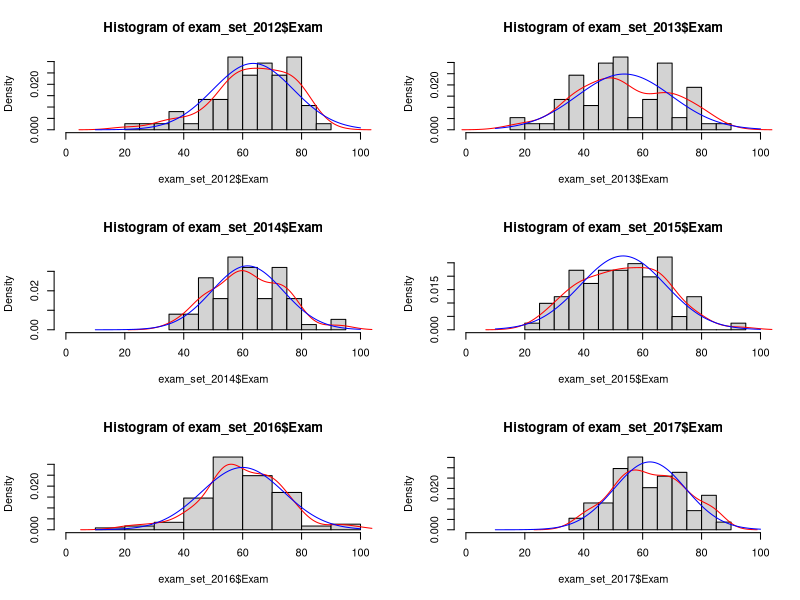
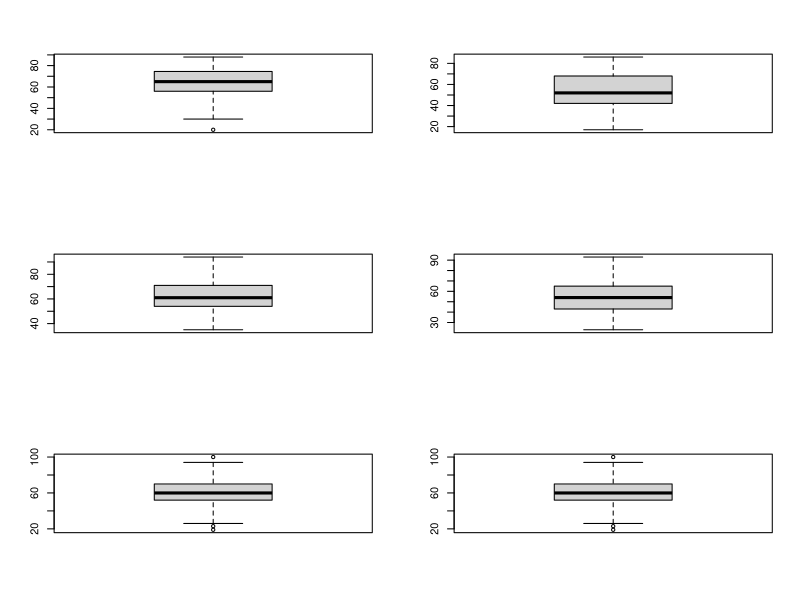
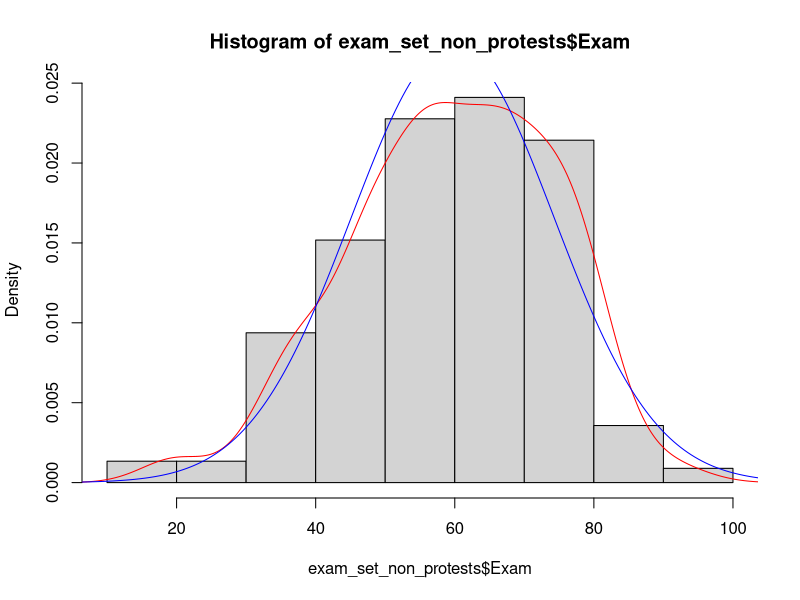
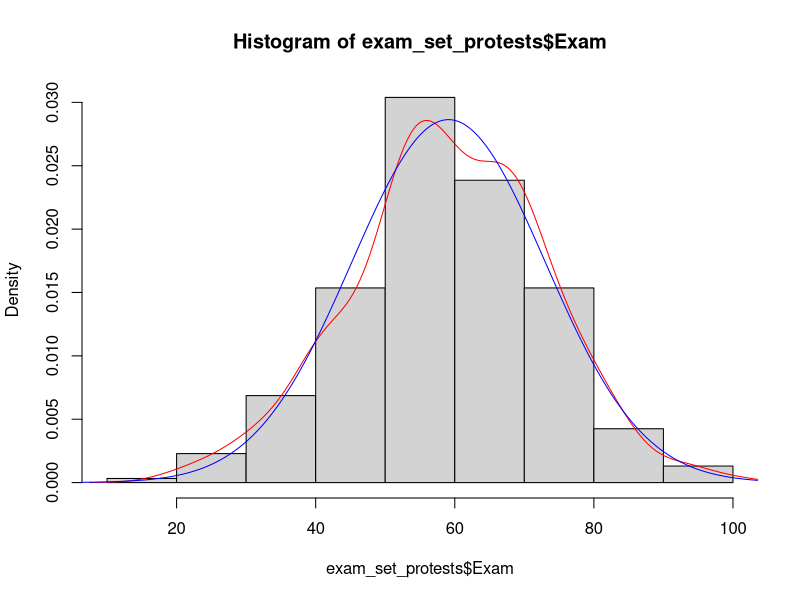
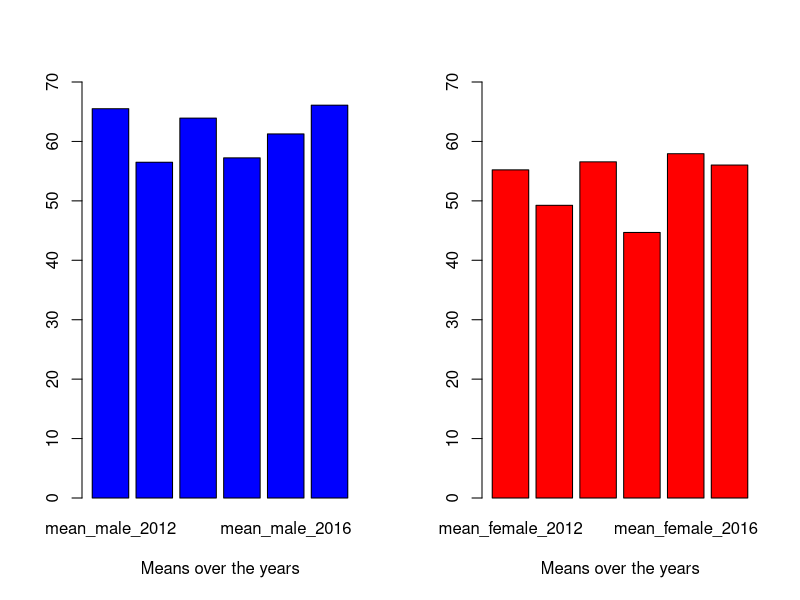
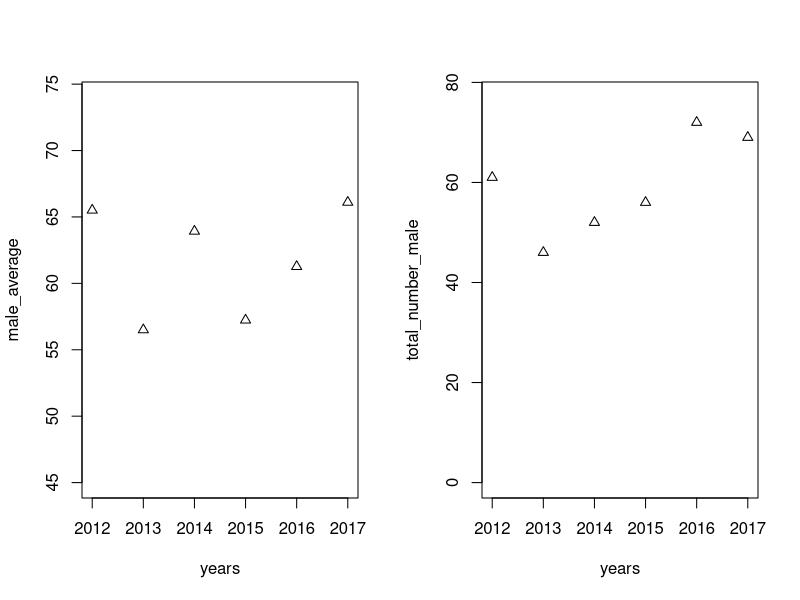
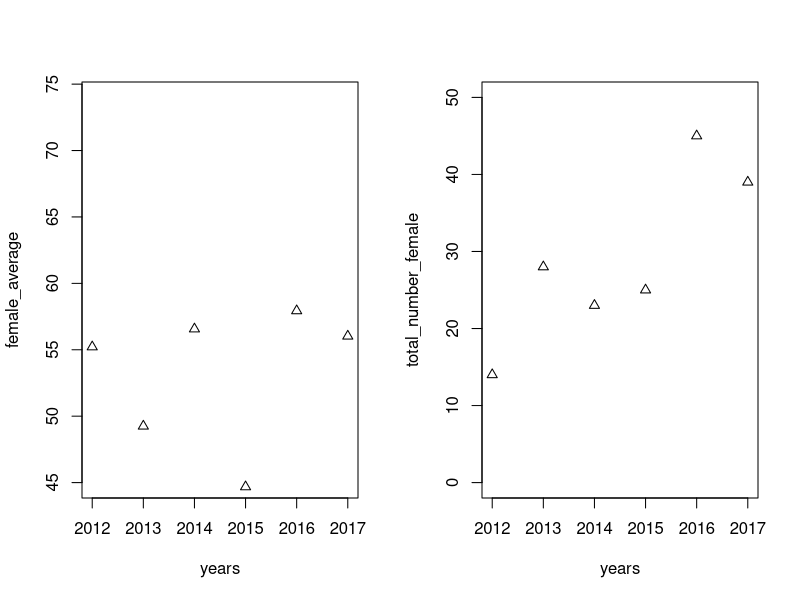
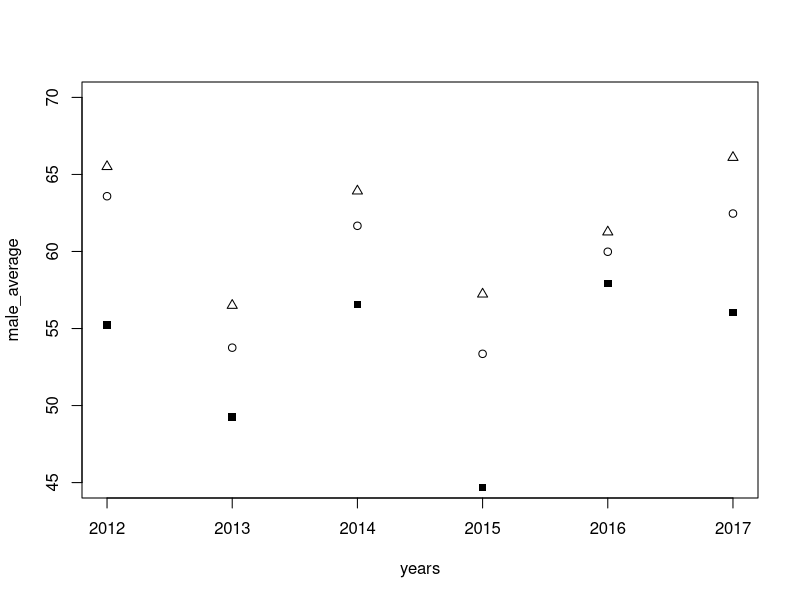

These figures' R source, in order:
rm(list = ls())

BUS2016H_data=read.csv("BUS2016H.csv", header = TRUE, sep = ";" )
attach(BUS2016H_data)

ID = BUS2016H_data[2]
exam_set = cbind(BUS2016H_data[1],BUS2016H_data[2], BUS2016H_data[4])

#creating the datasets for exam results
exam_set_2012 = exam_set[which(exam_set$RegAcadYear=="2012"),][-1]
exam_set_2013 = exam_set[which(exam_set$RegAcadYear=="2013"),][-1]
exam_set_2014 = exam_set[which(exam_set$RegAcadYear=="2014"),][-1]
exam_set_2015 = exam_set[which(exam_set$RegAcadYear=="2015"),][-1]
exam_set_2016 = exam_set[which(exam_set$RegAcadYear=="2016"),][-1]
exam_set_2017 = exam_set[which(exam_set$RegAcadYear=="2017"),][-1]

exam_set_non_protests = rbind(exam_set_2012, exam_set_2013, exam_set_2014)
exam_set_protests = rbind(exam_set_2015,exam_set_2016,exam_set_2017)

#plotting the histograms with curves fitted above it
par(mfrow=c(3,2))

hist(exam_set_2012$Exam,freq = FALSE, breaks = 10,xlim=c(0,100))
lines(density(exam_set_2012$Exam), col="red")
lines(seq(10, 100, by=.5), dnorm(seq(10, 100, by=.5),mean(exam_set_2012$Exam), sd(exam_set_2012$Exam)), col="blue")

hist(exam_set_2013$Exam,freq = FALSE, breaks = 10,xlim=c(0,100))
lines(density(exam_set_2013$Exam), col="red")
lines(seq(10, 100, by=.5), dnorm(seq(10, 100, by=.5),mean(exam_set_2013$Exam), sd(exam_set_2013$Exam)), col="blue")

hist(exam_set_2014$Exam,freq = FALSE, breaks = 10,xlim=c(0,100))
lines(density(exam_set_2014$Exam), col="red")
lines(seq(10, 100, by=.5), dnorm(seq(10, 100, by=.5),mean(exam_set_2014$Exam), sd(exam_set_2014$Exam)), col="blue")

hist(exam_set_2015$Exam,freq = FALSE, breaks = 10,xlim=c(0,100))
lines(density(exam_set_2015$Exam), col="red")
lines(seq(10, 100, by=.5), dnorm(seq(10, 100, by=.5),mean(exam_set_2015$Exam), sd(exam_set_2015$Exam)), col="blue")

hist(exam_set_2016$Exam,freq = FALSE, breaks = 10,xlim=c(0,100))
lines(density(exam_set_2016$Exam), col="red")
lines(seq(10, 100, by=.5), dnorm(seq(10, 100, by=.5),mean(exam_set_2016$Exam), sd(exam_set_2016$Exam)), col="blue")

hist(exam_set_2017$Exam,freq = FALSE, breaks = 10,xlim=c(0,100))
lines(density(exam_set_2017$Exam), col="red")
lines(seq(10, 100, by=.5), dnorm(seq(10, 100, by=.5),mean(exam_set_2017$Exam), sd(exam_set_2017$Exam)), col="blue")

boxplot(exam_set_2012$Exam)
boxplot(exam_set_2013$Exam)
boxplot(exam_set_2014$Exam)
boxplot(exam_set_2015$Exam)
boxplot(exam_set_2016$Exam)
boxplot(exam_set_2016$Exam)

par(mfrow=c(1,1))
hist(exam_set_non_protests$Exam,freq = FALSE, breaks = 10)
lines(density(exam_set_non_protests$Exam), col="red")
lines(seq(-40, 400, by=.5), dnorm(seq(-40, 400, by=.5),mean(exam_set_non_protests$Exam), sd(exam_set_non_protests$Exam)), col="blue")

hist(exam_set_protests$Exam,freq = FALSE, breaks = 10)
lines(density(exam_set_protests$Exam), col="red")
lines(seq(-40, 400, by=.5), dnorm(seq(-40, 400, by=.5),mean(exam_set_protests$Exam), sd(exam_set_protests$Exam)), col="blue")

#testing for normallity 
shapiro.test(exam_set_2012$Exam) #p is low, reject normality
ks.test((exam_set_2012$Exam - mean(exam_set_2012$Exam))/sd(exam_set_2012$Exam), 
        "pnorm") #KS says normal

shapiro.test(exam_set_2013$Exam) #p=0.24, accept normality
ks.test((exam_set_2013$Exam - mean(exam_set_2013$Exam))/sd(exam_set_2013$Exam),
        "pnorm") #p=0.6074

shapiro.test(exam_set_2014$Exam) #p=0.69, accept normality
ks.test((exam_set_2014$Exam - mean(exam_set_2014$Exam))/sd(exam_set_2014$Exam), 
        "pnorm") #p=0.9143

shapiro.test(exam_set_2015$Exam) 
ks.test((exam_set_2015$Exam - mean(exam_set_2015$Exam))/sd(exam_set_2015$Exam), 
        "pnorm")

shapiro.test(exam_set_2016$Exam)
ks.test((exam_set_2016$Exam - mean(exam_set_2016$Exam))/sd(exam_set_2016$Exam), "pnorm")

shapiro.test(exam_set_2017$Exam)
ks.test((exam_set_2017$Exam - mean(exam_set_2017$Exam))/sd(exam_set_2017$Exam), "pnorm")

shapiro.test(exam_set_non_protests$Exam)
ks.test((exam_set_non_protests$Exam - mean(exam_set_non_protests$Exam))/sd(exam_set_non_protests$Exam), "pnorm")

shapiro.test(exam_set_protests$Exam)
ks.test((exam_set_protests$Exam - mean(exam_set_protests$Exam))/sd(exam_set_protests$Exam), "pnorm")
#f the p-value is greater than the chosen alpha level, 
#then the null hypothesis that the data came from a normally distributed population can not be rejected
#seems that all are normally dbn except 2012 (and the protest data)

#comparing exam results of different years

#finding the means and sd
mean2012 = mean(exam_set_2012$Exam)
mean2013 = mean(exam_set_2013$Exam)
mean2014 = mean(exam_set_2014$Exam)
mean2015 = mean(exam_set_2015$Exam)
mean2016 = mean(exam_set_2016$Exam)
mean2017 = mean(exam_set_2017$Exam)
mean_non_protests = mean(exam_set_non_protests$Exam)
mean_protests = mean(exam_set_protests$Exam)

sd2012 = sd(exam_set_2012$Exam)
sd2013 = sd(exam_set_2013$Exam)
sd2014 = sd(exam_set_2014$Exam)
sd2015 = sd(exam_set_2015$Exam)
sd2016 = sd(exam_set_2016$Exam)
sd2017 = sd(exam_set_2017$Exam)
sd_non_protests =  sd(exam_set_non_protests$Exam)
sd_protests =  sd(exam_set_protests$Exam)

n1=length(exam_set_protests$Exam)-1 #these are the length less one
n2=length(exam_set_non_protests$Exam)-1

#######
#need to do non-parametic since non-protest is not normally dist
F_non_protests_to_protests = (sd_protests^2)/(sd_non_protests^2)
F_test_stat_.1 =  qf(.95, df1=n1, df2=n2)
F_test_stat_.05 =  qf(.975, df1=n1, df2=n2)
F_test_stat_.01 =  qf(.995, df1=n1, df2=n2) #we can see that same variance at the 5% level but not at the 10%

pulled_var = ((n1*sd_protests^2)+(n2*sd_non_protests^2))/(n1+n2)
pulled_sd = sqrt(pulled_var)
t_stat = (mean_non_protests-mean_protests)/(pulled_sd*sqrt((1/n1) + (1/n2)))
T_test_stat_.1 = qt(0.95, df= n1+n2)
T_test_stat_.05 = qt(0.975, df= n1+n2)
T_test_stat_.01 = qt(0.995, df= n1+n2) #there is no difference between the overall marks from protest years to non-protest years F and T tests, but data is not normal
#######

exam_set2 = cbind(BUS2016H_data[1],BUS2016H_data[2], BUS2016H_data[4],BUS2016H_data[5] ,BUS2016H_data[9], BUS2016H_data[11], BUS2016H_data[12], BUS2016H_data[14])

##### creating the datasets for exam results for gender devision
exam_set2_2012 = exam_set2[which(exam_set2$RegAcadYear=="2012"),][-1][-1]
exam_set2_2013 = exam_set2[which(exam_set2$RegAcadYear=="2013"),][-1][-1]
exam_set2_2014 = exam_set2[which(exam_set2$RegAcadYear=="2014"),][-1][-1]
exam_set2_2015 = exam_set2[which(exam_set2$RegAcadYear=="2015"),][-1][-1]
exam_set2_2016 = exam_set2[which(exam_set2$RegAcadYear=="2016"),][-1][-1]
exam_set2_2017 = exam_set2[which(exam_set2$RegAcadYear=="2017"),][-1][-1]
#####

#finding the means
mean_male_2012 = mean(exam_set2_2012[which(exam_set2_2012$Gender =="M"),1])
mean_female_2012 = mean(exam_set2_2012[which(exam_set2_2012$Gender =="F"),1])
number_male_2012 = length(exam_set2_2012[which(exam_set2_2012$Gender=="M"),1])
number_female_2012 = length(exam_set2_2012[which(exam_set2_2012$Gender=="F"),1])
average_gender_2012 = cbind(mean_male_2012,mean_female_2012)

mean_male_2013 = mean(exam_set2_2013[which(exam_set2_2013$Gender =="M"),1])
mean_female_2013 = mean(exam_set2_2013[which(exam_set2_2013$Gender =="F"),1])
number_male_2013 = length(exam_set2_2013[which(exam_set2_2013$Gender=="M"),1])
number_female_2013 = length(exam_set2_2013[which(exam_set2_2013$Gender=="F"),1])
average_gender_2013 = cbind(mean_male_2013,mean_female_2013)

mean_male_2014 = mean(exam_set2_2014[which(exam_set2_2014$Gender =="M"),1])
mean_female_2014 = mean(exam_set2_2014[which(exam_set2_2014$Gender =="F"),1])
number_male_2014 = length(exam_set2_2014[which(exam_set2_2014$Gender=="M"),1])
number_female_2014 = length(exam_set2_2014[which(exam_set2_2014$Gender=="F"),1])
average_gender_2014 = cbind(mean_male_2014,mean_female_2014)

mean_male_2015 = mean(exam_set2_2015[which(exam_set2_2015$Gender =="M"),1])
mean_female_2015 = mean(exam_set2_2015[which(exam_set2_2015$Gender =="F"),1])
number_male_2015 = length(exam_set2_2015[which(exam_set2_2015$Gender=="M"),1])
number_female_2015 = length(exam_set2_2015[which(exam_set2_2015$Gender=="F"),1])
average_gender_2015 = cbind(mean_male_2015,mean_female_2015)

mean_male_2016 = mean(exam_set2_2016[which(exam_set2_2016$Gender =="M"),1])
mean_female_2016 = mean(exam_set2_2016[which(exam_set2_2016$Gender =="F"),1])
number_male_2016 = length(exam_set2_2016[which(exam_set2_2016$Gender=="M"),1])
number_female_2016 = length(exam_set2_2016[which(exam_set2_2016$Gender=="F"),1])
average_gender_2016 = cbind(mean_male_2016,mean_female_2016)

mean_male_2017 = mean(exam_set2_2017[which(exam_set2_2017$Gender =="M"),1])
mean_female_2017 = mean(exam_set2_2017[which(exam_set2_2017$Gender =="F"),1])
number_male_2017 = length(exam_set2_2017[which(exam_set2_2017$Gender=="M"),1])
number_female_2017 = length(exam_set2_2017[which(exam_set2_2017$Gender=="F"),1])
average_gender_2017 = cbind(mean_male_2017,mean_female_2017)

total_average = c(mean(exam_set2_2012$Exam),mean(exam_set2_2013$Exam),mean(exam_set2_2014$Exam),mean(exam_set2_2015$Exam),mean(exam_set2_2016$Exam),mean(exam_set2_2017$Exam))
male_average=c(mean_male_2012,mean_male_2013,mean_male_2014,mean_male_2015,mean_male_2016,mean_male_2017)
female_average=c(mean_female_2012,mean_female_2013,mean_female_2014,mean_female_2015,mean_female_2016,mean_female_2017)
total_number_male = c(number_male_2012,number_male_2013,number_male_2014,number_male_2015,number_male_2016,number_male_2017)
total_number_female = c(number_female_2012,number_female_2013,number_female_2014,number_female_2015,number_female_2016,number_female_2017)
years=c(2012,2013,2014,2015,2016,2017)

#plotting
par(mfrow=c(1,2))
barplot(cbind(mean_male_2012,mean_male_2013,mean_male_2014,mean_male_2015,mean_male_2016,mean_male_2017),width = 0.2,ylim = c(0,70),col = c("blue","red"), xlab = "Means over the years")
barplot(cbind(mean_female_2012,mean_female_2013,mean_female_2014,mean_female_2015,mean_female_2016,mean_female_2017),width = 0.2,ylim = c(0,70),col = c("red"), xlab = "Means over the years")

plot(male_average~years, type = "p",pch=2,ylim=c(45,74))
plot(total_number_male~years, type = "p",pch=2, ylim=c(0,max(total_number_male)+5))
plot(female_average~years, type = "p",pch=2,ylim=c(45,74))
plot(total_number_female~years, type = "p",pch=2, ylim=c(0,max(total_number_female)+5))

par(mfrow=c(1,1))
plot(male_average~years,type = "p",pch=2,ylim=c(45,70))
points(female_average~years,pch=15)
points(total_average~years)

#testing differences
male_marks_non_protests = c(exam_set2_2012[which(exam_set2_2012$Gender =="M"),1] ,exam_set2_2013[which(exam_set2_2013$Gender =="M"),1],exam_set2_2014[which(exam_set2_2014$Gender =="M"),1])
female_marks_non_protests = c(exam_set2_2012[which(exam_set2_2012$Gender =="F"),1] ,exam_set2_2013[which(exam_set2_2013$Gender =="F"),1],exam_set2_2014[which(exam_set2_2014$Gender =="F"),1])
male_marks_protests = c(exam_set2_2015[which(exam_set2_2015$Gender =="M"),1],exam_set2_2016[which(exam_set2_2016$Gender =="M"),1] ,exam_set2_2017[which(exam_set2_2017$Gender =="M"),1] )
female_marks_protests = c(exam_set2_2015[which(exam_set2_2015$Gender =="F"),1],exam_set2_2016[which(exam_set2_2016$Gender =="F"),1] ,exam_set2_2017[which(exam_set2_2017$Gender =="F"),1] )

par(mfrow=c(1,2))
hist(male_marks_non_protests,freq = FALSE, breaks = 10)
lines(density(male_marks_non_protests), col="red")
lines(seq(-40, 400, by=.5), dnorm(seq(-40, 400, by=.5),mean(male_marks_non_protests), sd(male_marks_non_protests)), col="blue")
shapiro.test(male_marks_non_protests)
ks.test((male_marks_non_protests - mean(male_marks_non_protests))/sd(male_marks_non_protests), "pnorm")

hist(male_marks_protests,freq = FALSE, breaks = 10)
lines(density(male_marks_protests), col="red")
lines(seq(-40, 400, by=.5), dnorm(seq(-40, 400, by=.5),mean(male_marks_protests), sd(male_marks_protests)), col="blue")
shapiro.test(male_marks_protests)
ks.test((male_marks_protests - mean(male_marks_protests))/sd(male_marks_protests), "pnorm")

hist(female_marks_non_protests,freq = FALSE, breaks = 10)
lines(density(female_marks_non_protests), col="red")
lines(seq(-40, 400, by=.5), dnorm(seq(-40, 400, by=.5),mean(female_marks_non_protests), sd(female_marks_non_protests)), col="blue")
shapiro.test(female_marks_non_protests)
ks.test((female_marks_non_protests - mean(female_marks_non_protests))/sd(female_marks_non_protests), "pnorm")

hist(female_marks_protests,freq = FALSE, breaks = 10)
lines(density(female_marks_protests), col="red")
lines(seq(-40, 400, by=.5), dnorm(seq(-40, 400, by=.5),mean(female_marks_protests), sd(female_marks_protests)), col="blue")
shapiro.test(female_marks_protests)
ks.test((female_marks_protests - mean(female_marks_protests))/sd(female_marks_protests), "pnorm")

male_mean_non_protests = mean(male_marks_non_protests)
male_mean_protests = mean(male_marks_protests)
female_mean_non_protests = mean(female_marks_non_protests)
female_mean_protests = mean(female_marks_protests)

male_sd_non_protests = sd(male_marks_non_protests)
male_sd_protests = sd(male_marks_protests)
female_sd_non_protests = sd(female_marks_non_protests)
female_sd_protests = sd(female_marks_protests)

#####
#Cannot conduct male mean test since non protest years are not normal dist
#male test

n1=length(male_marks_non_protests)-1
n2=length(male_marks_protests)-1

F_non_protests_to_protests = (male_sd_non_protests^2)/(male_sd_protests^2)
F_test_stat_.1 =  qf(.95, df1=n1, df2=n2)
F_test_stat_.05 =  qf(.975, df1=n1, df2=n2)
F_test_stat_.01 =  qf(.995, df1=n1, df2=n2) #we cannot say they have the same variance

#t_stat = (male_mean_non_protests-male_mean_protests)/(sqrt((male_sd_non_protests^2/n1) + (male_sd_protests^2/n2)))
#n = (((male_sd_non_protests^2/(n1+1))+(male_sd_protests^2/(n2+1)))^2)/((((male_sd_non_protests^2/(n1+1))^2)/(n1+2))+(((male_sd_protests^2/(n2+1))^2)/(n2+2))) - 2

pulled_var = ((n1*male_sd_non_protests^2)+(n2*male_sd_protests^2))/(n1+n2)
pulled_sd = sqrt(pulled_var)
t_stat = (male_mean_non_protests-male_mean_protests)/(pulled_sd*sqrt((1/n1) + (1/n2)))
T_test_stat_.1 = qt(0.95, df= n1+n2)
T_test_stat_.05 = qt(0.975, df= n1+n2)
T_test_stat_.01 = qt(0.995, df= n1+n2) #no difference male test
#####
#female test

n1=length(female_marks_protests)-1
n2=length(female_marks_non_protests)-1

F_non_protests_to_protests = (female_sd_protests^2)/(female_sd_non_protests^2)
F_test_stat_.1 =  qf(.95, df1=n1, df2=n2)
F_test_stat_.05 =  qf(.975, df1=n1, df2=n2)
F_test_stat_.01 =  qf(.995, df1=n1, df2=n2) #we can say same variacne

pulled_var = ((n1*female_sd_protests^2)+(n2*female_sd_non_protests^2))/(n1+n2)
pulled_sd = sqrt(pulled_var)
t_stat = (female_mean_protests-female_mean_non_protests)/(pulled_sd*sqrt((1/n1) + (1/n2)))
T_test_stat_.1 = qt(0.95, df= n1+n2)
T_test_stat_.05 = qt(0.975, df= n1+n2)
T_test_stat_.01 = qt(0.995, df= n1+n2) #no differnce in means

#no change in mark for gender

#colour devisions:

mean_black_2012 = mean(exam_set2_2012[which(exam_set2_2012$Population.Group =="Black"),1])
number_black_2012 = length(exam_set2_2012[which(exam_set2_2012$Population.Group =="Black"),1])
mean_chinese_2012 = mean(exam_set2_2012[which(exam_set2_2012$Population.Group =="Chinese"),1])
number_chinese_2012 = length(exam_set2_2012[which(exam_set2_2012$Population.Group =="Chinese"),1])
mean_coloured_2012 = mean(exam_set2_2012[which(exam_set2_2012$Population.Group =="Coloured"),1])
number_coloured_2012 = length(exam_set2_2012[which(exam_set2_2012$Population.Group =="Coloured"),1])
mean_indian_2012 = mean(exam_set2_2012[which(exam_set2_2012$Population.Group =="Indian"),1])
number_indian_2012 = length(exam_set2_2012[which(exam_set2_2012$Population.Group =="Indian"),1])
mean_white_2012 = mean(exam_set2_2012[which(exam_set2_2012$Population.Group =="White"),1])
number_white_2012 = length(exam_set2_2012[which(exam_set2_2012$Population.Group =="White"),1])

mean_black_2013 = mean(exam_set2_2013[which(exam_set2_2013$Population.Group =="Black"),1])
number_black_2013 = length(exam_set2_2013[which(exam_set2_2013$Population.Group =="Black"),1])
mean_chinese_2013 = mean(exam_set2_2013[which(exam_set2_2013$Population.Group =="Chinese"),1])
number_chinese_2013 = length(exam_set2_2013[which(exam_set2_2013$Population.Group =="Chinese"),1])
mean_coloured_2013 = mean(exam_set2_2013[which(exam_set2_2013$Population.Group =="Coloured"),1])
number_coloured_2013 = length(exam_set2_2013[which(exam_set2_2013$Population.Group =="Coloured"),1])
mean_indian_2013 = mean(exam_set2_2013[which(exam_set2_2013$Population.Group =="Indian"),1])
number_indian_2013 = length(exam_set2_2012[which(exam_set2_2012$Population.Group =="Indian"),1])
mean_white_2013 = mean(exam_set2_2013[which(exam_set2_2013$Population.Group =="White"),1])
number_white_2013 = length(exam_set2_2012[which(exam_set2_2012$Population.Group =="White"),1])

mean_black_2014 = mean(exam_set2_2014[which(exam_set2_2014$Population.Group =="Black"),1])
number_black_2014 = length(exam_set2_2014[which(exam_set2_2014$Population.Group =="Black"),1])
mean_chinese_2014 = mean(exam_set2_2014[which(exam_set2_2014$Population.Group =="Chinese"),1])
number_chinese_2014 = length(exam_set2_2014[which(exam_set2_2014$Population.Group =="Chinese"),1])
mean_coloured_2014 = mean(exam_set2_2014[which(exam_set2_2014$Population.Group =="Coloured"),1])
number_coloured_2014 = length(exam_set2_2014[which(exam_set2_2014$Population.Group =="Coloured"),1])
mean_indian_2014 = mean(exam_set2_2014[which(exam_set2_2014$Population.Group =="Indian"),1])
number_indian_2014 = length(exam_set2_2014[which(exam_set2_2014$Population.Group =="Indian"),1])
mean_white_2014 = mean(exam_set2_2014[which(exam_set2_2014$Population.Group =="White"),1])
number_white_2014 = length(exam_set2_2014[which(exam_set2_2014$Population.Group =="White"),1])

mean_black_2015 = mean(exam_set2_2015[which(exam_set2_2015$Population.Group =="Black"),1])
number_black_2015 = length(exam_set2_2015[which(exam_set2_2015$Population.Group =="Black"),1])
mean_chinese_2015 = mean(exam_set2_2015[which(exam_set2_2015$Population.Group =="Chinese"),1])
number_chinese_2015 = length(exam_set2_2015[which(exam_set2_2015$Population.Group =="Chinese"),1])
mean_coloured_2015 = mean(exam_set2_2015[which(exam_set2_2015$Population.Group =="Coloured"),1])
number_coloured_2015 = length(exam_set2_2015[which(exam_set2_2015$Population.Group =="Coloured"),1])
mean_indian_2015 = mean(exam_set2_2015[which(exam_set2_2015$Population.Group =="Indian"),1])
number_indian_2015 = length(exam_set2_2015[which(exam_set2_2015$Population.Group =="Indian"),1])
mean_white_2015 = mean(exam_set2_2015[which(exam_set2_2015$Population.Group =="White"),1])
number_white_2015 = length(exam_set2_2015[which(exam_set2_2015$Population.Group =="White"),1])

mean_black_2016 = mean(exam_set2_2016[which(exam_set2_2016$Population.Group =="Black"),1])
number_black_2016 = length(exam_set2_2016[which(exam_set2_2016$Population.Group =="Black"),1])
mean_chinese_2016 = mean(exam_set2_2016[which(exam_set2_2016$Population.Group =="Chinese"),1])
number_chinese_2016 = length(exam_set2_2016[which(exam_set2_2016$Population.Group =="Chinese"),1])
mean_coloured_2016 = mean(exam_set2_2016[which(exam_set2_2016$Population.Group =="Coloured"),1])
number_coloured_2016 = length(exam_set2_2016[which(exam_set2_2016$Population.Group =="Coloured"),1])
mean_indian_2016 = mean(exam_set2_2016[which(exam_set2_2016$Population.Group =="Indian"),1])
number_indian_2016 = length(exam_set2_2016[which(exam_set2_2016$Population.Group =="Indian"),1])
mean_white_2016 = mean(exam_set2_2016[which(exam_set2_2016$Population.Group =="White"),1])
number_white_2016 = length(exam_set2_2016[which(exam_set2_2016$Population.Group =="White"),1])

mean_black_2017 = mean(exam_set2_2017[which(exam_set2_2017$Population.Group =="Black"),1])
number_black_2017 = length(exam_set2_2017[which(exam_set2_2017$Population.Group =="Black"),1])
mean_chinese_2017 = mean(exam_set2_2017[which(exam_set2_2017$Population.Group =="Chinese"),1])
number_chinese_2017 = length(exam_set2_2017[which(exam_set2_2017$Population.Group =="Chinese"),1])
mean_coloured_2017 = mean(exam_set2_2017[which(exam_set2_2017$Population.Group =="Coloured"),1])
number_coloured_2017 = length(exam_set2_2017[which(exam_set2_2017$Population.Group =="Coloured"),1])
mean_indian_2017 = mean(exam_set2_2017[which(exam_set2_2017$Population.Group =="Indian"),1])
number_indian_2017 = length(exam_set2_2017[which(exam_set2_2017$Population.Group =="Indian"),1])
mean_white_2017 = mean(exam_set2_2017[which(exam_set2_2017$Population.Group =="White"),1])
number_white_2017 = length(exam_set2_2017[which(exam_set2_2017$Population.Group =="White"),1])

black_average=c(mean_black_2012,mean_black_2013,mean_black_2014,mean_black_2015,mean_black_2016,mean_black_2017)
chinese_average=c(mean_chinese_2012,mean_chinese_2013,mean_chinese_2014,mean_chinese_2015,mean_chinese_2016,mean_chinese_2017)
coloured_average=c(mean_coloured_2012,mean_coloured_2013,mean_coloured_2014,mean_coloured_2015,mean_coloured_2016,mean_coloured_2017)
indian_average = c(mean_indian_2012,mean_indian_2013,mean_indian_2014,mean_indian_2015,mean_indian_2016,mean_indian_2017)
white_average = c(mean_white_2012,mean_white_2013,mean_white_2014,mean_white_2015,mean_white_2016,mean_white_2017)

black_number = c(number_black_2012,number_black_2013,number_black_2014,number_black_2015,number_black_2016,number_black_2017)
chinese_number = c(number_chinese_2012,number_chinese_2013,number_chinese_2014,number_chinese_2015,number_chinese_2016,number_chinese_2017)
coloured_number = c(number_coloured_2012,number_coloured_2013, number_coloured_2014, number_coloured_2015,number_coloured_2016,number_coloured_2017)
indian_number = c(number_indian_2012,number_indian_2013,number_indian_2014,number_indian_2015,number_indian_2016,number_indian_2017)
white_number = c(number_white_2012,number_white_2013,number_white_2014,number_white_2015,number_white_2016,number_white_2017)

years=c(2012,2013,2014,2015,2016,2017)
par(mfrow=c(1,2))
plot(black_average~years,type = "p",pch=2,ylim=c(45,74))
plot(black_number~years,type = "p",pch=2, ylim=c(0,max(black_number)+5))
plot(chinese_average~years,type = "p",pch=2,ylim=c(45,74))
plot(chinese_number~years,type = "p",pch=2, ylim=c(0,max(chinese_number)+5))
plot(coloured_average~years,type = "p",pch=2,ylim=c(45,74))
plot(coloured_number~years,type = "p",pch=2, ylim=c(0,max(coloured_number)+5))
plot(indian_average~years,type = "p",pch=2,ylim=c(45,74))
plot(indian_number~years,type = "p",pch=2, ylim=c(0,max(indian_number)+5))
plot(white_average~years,type = "p",pch=2,ylim=c(45,74))
plot(white_number~years,type = "p",pch=2 , ylim=c(0,max(white_number)+5))

par(mfrow=c(1,1))
plot(black_average~years,type = "p",pch=1,ylim=c(45,74))
points(indian_average~years,pch=4,col="green")
points(white_average~years,pch=5,col="purple")

white_non_protests = c(exam_set2_2012[which(exam_set2_2012$Population.Group =="White"),1],exam_set2_2013[which(exam_set2_2013$Population.Group =="White"),1],exam_set2_2014[which(exam_set2_2014$Population.Group =="White"),1])
white_protests = c(exam_set2_2015[which(exam_set2_2015$Population.Group =="White"),1],exam_set2_2016[which(exam_set2_2016$Population.Group =="White"),1],exam_set2_2017[which(exam_set2_2017$Population.Group =="White"),1])
black_non_protests = c(exam_set2_2012[which(exam_set2_2012$Population.Group =="Black"),1],exam_set2_2013[which(exam_set2_2013$Population.Group =="Black"),1],exam_set2_2014[which(exam_set2_2014$Population.Group =="Black"),1])
black_protests = c(exam_set2_2015[which(exam_set2_2015$Population.Group =="Black"),1],exam_set2_2016[which(exam_set2_2016$Population.Group =="Black"),1],exam_set2_2017[which(exam_set2_2017$Population.Group =="Black"),1])
indian_non_protests = c(exam_set2_2012[which(exam_set2_2012$Population.Group =="Indian"),1],exam_set2_2013[which(exam_set2_2013$Population.Group =="Indian"),1],exam_set2_2014[which(exam_set2_2014$Population.Group =="Indian"),1])
indian_protests = c(exam_set2_2015[which(exam_set2_2015$Population.Group =="Indian"),1],exam_set2_2016[which(exam_set2_2016$Population.Group =="Indian"),1],exam_set2_2017[which(exam_set2_2017$Population.Group =="Indian"),1])

mean_white_non_protests = mean(white_non_protests)
mean_white_protest = mean(white_protests)
mean_black_non_protests = mean(black_non_protests)
mean_black_protest = mean(black_protests)
mean_indian_non_protests = mean(indian_non_protests)
mean_indian_protest = mean(indian_protests)

protests_status = c("protest","non_protest")
xx=barplot(cbind(mean_white_non_protests,mean_white_protest),ylim = c(0,70),names.arg = c("Mean white no protests","Mean white protests"))
text(x = xx, y = cbind(mean_white_non_protests,mean_white_protest),labels = round(cbind(mean_white_non_protests,mean_white_protest),4), pos = 3, cex = 0.8, col = "red")

xx=barplot(cbind(mean_black_non_protests,mean_black_protest),ylim = c(0,70),names.arg = c("Mean black no protests","Mean black protests"))
text(x = xx, y = cbind(mean_black_non_protests,mean_black_protest),labels = round(cbind(mean_black_non_protests,mean_black_protest),4), pos = 3, cex = 0.8, col = "red")

xx=barplot(cbind(mean_indian_non_protests,mean_indian_protest),ylim = c(0,70),names.arg = c("Mean indian no protests","Mean indian protests"))
text(x = xx, y = cbind(mean_indian_non_protests,mean_indian_protest),labels = round(cbind(mean_indian_non_protests,mean_indian_protest),4), pos = 3, cex = 0.8, col = "red")

hist(black_non_protests,freq = FALSE, breaks = 10)
lines(density(black_non_protests), col="red")
lines(seq(-40, 400, by=.5), dnorm(seq(-40, 400, by=.5),mean(black_non_protests), sd(black_non_protests)), col="blue")
shapiro.test(black_non_protests)
ks.test((black_non_protests - mean(black_non_protests))/sd(black_non_protests), "pnorm")

hist(black_protests,freq = FALSE, breaks = 10)
lines(density(black_protests), col="red")
lines(seq(-40, 400, by=.5), dnorm(seq(-40, 400, by=.5),mean(black_protests), sd(black_protests)), col="blue")
shapiro.test(black_protests)
ks.test((black_protests - mean(black_protests))/sd(black_protests), "pnorm")

sd_black_non_protests = sd(black_non_protests)
sd_black_protests = sd(black_protests)

n1=length(black_non_protests)-1
n2=length(black_protests)-1

F_non_protests_to_protests = (sd_black_non_protests^2)/(sd_black_protests^2)
F_test_stat_.1 =  qf(.95, df1=n1, df2=n2)
F_test_stat_.05 =  qf(.975, df1=n1, df2=n2)
F_test_stat_.01 =  qf(.995, df1=n1, df2=n2) #we can say same variacne

pulled_var = ((n1*sd_black_non_protests ^2)+(n2*sd_black_protests^2))/(n1+n2)
pulled_sd = sqrt(pulled_var)
t_stat = (mean_black_non_protests-mean_black_protest)/(pulled_sd*sqrt((1/n1) + (1/n2)))
T_test_stat_.1 = qt(0.95, df= n1+n2)
T_test_stat_.05 = qt(0.975, df= n1+n2)
T_test_stat_.01 = qt(0.995, df= n1+n2) #no differnce in means

#creating database for exemption createria 
exemption_set = cbind(BUS2016H_data[1],BUS2016H_data[2], BUS2016H_data[6])

exemption_set_2012 = exemption_set[which(exemption_set$RegAcadYear=="2012"),][-1]
exemption_set_2013 = exemption_set[which(exemption_set$RegAcadYear=="2013"),][-1]
exemption_set_2014 = exemption_set[which(exemption_set$RegAcadYear=="2014"),][-1]
exemption_set_2015 = exemption_set[which(exemption_set$RegAcadYear=="2015"),][-1]
exemption_set_2016 = exemption_set[which(exemption_set$RegAcadYear=="2016"),][-1]
exemption_set_2017 = exemption_set[which(exemption_set$RegAcadYear=="2017"),][-1]

number_exemption_2012 = length(which(exemption_set_2012 == "E"))
number_exemption_2013 = length(which(exemption_set_2013 == "E"))
number_exemption_2014 = length(which(exemption_set_2014 == "E"))
number_exemption_2015 = length(which(exemption_set_2015 == "E"))
number_exemption_2016 = length(which(exemption_set_2016 == "E"))
number_exemption_2017 = length(which(exemption_set_2017 == "E"))

obs_exemption_2012 = nrow(exemption_set_2012)
obs_exemption_2013 = nrow(exemption_set_2013)
obs_exemption_2014 = nrow(exemption_set_2014)
obs_exemption_2015 = nrow(exemption_set_2015)
obs_exemption_2016 = nrow(exemption_set_2016)
obs_exemption_2017 = nrow(exemption_set_2017)

prop_exemption_2012 = number_exemption_2012/obs_exemption_2012
prop_exemption_2013 = number_exemption_2013/obs_exemption_2013
prop_exemption_2014 = number_exemption_2014/obs_exemption_2014
prop_exemption_2015 = number_exemption_2015/obs_exemption_2015
prop_exemption_2016 = number_exemption_2016/obs_exemption_2016
prop_exemption_2017 = number_exemption_2017/obs_exemption_2017

#plotting exemption graphs
year = cbind(2012,2013,2014,2015,2016,2017)
total_number_exemptions = cbind(number_exemption_2012,number_exemption_2013,number_exemption_2014,number_exemption_2015,number_exemption_2016,number_exemption_2017)

total_prop_exemptions = cbind(prop_exemption_2012,prop_exemption_2013,prop_exemption_2014,prop_exemption_2015,prop_exemption_2016,prop_exemption_2017)

par(mfrow=c(1,2))
plot(year, total_number_exemptions, type = "h", ylim=c(0, 50))
plot(year, total_prop_exemptions, type = "h", ylim=c(0, .8))

par(mfrow=c(1,1))
prop_protest_years = (number_exemption_2016+number_exemption_2017+number_exemption_2015)/(obs_exemption_2016+obs_exemption_2017+obs_exemption_2015)
prop_non_portest_years = (number_exemption_2012+number_exemption_2013+number_exemption_2014)/(obs_exemption_2012+obs_exemption_2013+obs_exemption_2014)
y=c(prop_protest_years,prop_non_portest_years)
xx=barplot(as.numeric(y),ylim = c(0,0.6),names.arg = c("Protest years","No Protest years"),axisnames = TRUE )
text(x = xx, y = y,labels = round(y,4), pos = 3, cex = 0.8, col = "red")

pulled_prop = (number_exemption_2016+number_exemption_2017+number_exemption_2015+number_exemption_2012+number_exemption_2013+number_exemption_2014)/(obs_exemption_2012+obs_exemption_2013+obs_exemption_2014+obs_exemption_2016+obs_exemption_2017+obs_exemption_2015)
n1=(obs_exemption_2012+obs_exemption_2013+obs_exemption_2014)^(-1)
n2= (obs_exemption_2016+obs_exemption_2017+obs_exemption_2015)^(-1)
x = sqrt(pulled_prop*(1-pulled_prop)*(n1+n2))
test_stat = (prop_non_portest_years-prop_protest_years)/(x) #thus no strong evedience to reject h0

exemption_set2 = cbind(BUS2016H_data[1],BUS2016H_data[2], BUS2016H_data[6],BUS2016H_data[9], BUS2016H_data[11], BUS2016H_data[12], BUS2016H_data[14])

#creating the datasets for exemption division stages
exemption_set2_2012 = exemption_set2[which(exemption_set2$RegAcadYear=="2012"),][-1][-1]
exemption_set2_2013 = exemption_set2[which(exemption_set2$RegAcadYear=="2013"),][-1][-1]
exemption_set2_2014 = exemption_set2[which(exemption_set2$RegAcadYear=="2014"),][-1][-1]
exemption_set2_2015 = exemption_set2[which(exemption_set2$RegAcadYear=="2015"),][-1][-1]
exemption_set2_2016 = exemption_set2[which(exemption_set2$RegAcadYear=="2016"),][-1][-1]
exemption_set2_2017 = exemption_set2[which(exemption_set2$RegAcadYear=="2017"),][-1][-1]

exemption_set2_2012 = exemption_set2_2012[which(exemption_set2_2012$Exemption=="E"),]
exemption_set2_2013 = exemption_set2_2013[which(exemption_set2_2013$Exemption=="E"),]
exemption_set2_2014 = exemption_set2_2014[which(exemption_set2_2014$Exemption=="E"),]
exemption_set2_2015 = exemption_set2_2015[which(exemption_set2_2015$Exemption=="E"),]
exemption_set2_2016 = exemption_set2_2016[which(exemption_set2_2016$Exemption=="E"),]
exemption_set2_2017 = exemption_set2_2017[which(exemption_set2_2017$Exemption=="E"),]

#finding the numbers
number_exemption_2012_male = length(exemption_set2_2012[which(exemption_set2_2012$Gender == "M"),1])
number_exemption_2012_female = length(exemption_set2_2012[which(exemption_set2_2012$Gender == "F"),1])
number_exemption_2012_black = length(exemption_set2_2012[which(exemption_set2_2012$Population.Group == "Black"),1])
number_exemption_2012_indian = length(exemption_set2_2012[which(exemption_set2_2012$Population.Group == "Indian"),1])
number_exemption_2012_white = length(exemption_set2_2012[which(exemption_set2_2012$Population.Group == "White"),1])

number_exemption_2013_male = length(exemption_set2_2013[which(exemption_set2_2013$Gender == "M"),1])
number_exemption_2013_female = length(exemption_set2_2013[which(exemption_set2_2013$Gender == "F"),1])
number_exemption_2013_black = length(exemption_set2_2013[which(exemption_set2_2013$Population.Group == "Black"),1])
number_exemption_2013_indian = length(exemption_set2_2013[which(exemption_set2_2013$Population.Group == "Indian"),1])
number_exemption_2013_white = length(exemption_set2_2013[which(exemption_set2_2013$Population.Group == "White"),1])

number_exemption_2014_male = length(exemption_set2_2014[which(exemption_set2_2014$Gender == "M"),1])
number_exemption_2014_female = length(exemption_set2_2014[which(exemption_set2_2014$Gender == "F"),1])
number_exemption_2014_black = length(exemption_set2_2014[which(exemption_set2_2014$Population.Group == "Black"),1])
number_exemption_2014_indian = length(exemption_set2_2014[which(exemption_set2_2014$Population.Group == "Indian"),1])
number_exemption_2014_white = length(exemption_set2_2014[which(exemption_set2_2014$Population.Group == "White"),1])

number_exemption_2015_male = length(exemption_set2_2015[which(exemption_set2_2015$Gender == "M"),1])
number_exemption_2015_female = length(exemption_set2_2015[which(exemption_set2_2015$Gender == "F"),1])
number_exemption_2015_black = length(exemption_set2_2015[which(exemption_set2_2015$Population.Group == "Black"),1])
number_exemption_2015_indian = length(exemption_set2_2015[which(exemption_set2_2015$Population.Group == "Indian"),1])
number_exemption_2015_white = length(exemption_set2_2015[which(exemption_set2_2015$Population.Group == "White"),1])

number_exemption_2016_male = length(exemption_set2_2016[which(exemption_set2_2016$Gender == "M"),1])
number_exemption_2016_female = length(exemption_set2_2016[which(exemption_set2_2016$Gender == "F"),1])
number_exemption_2016_black = length(exemption_set2_2016[which(exemption_set2_2016$Population.Group == "Black"),1])
number_exemption_2016_indian = length(exemption_set2_2016[which(exemption_set2_2016$Population.Group == "Indian"),1])
number_exemption_2016_white = length(exemption_set2_2016[which(exemption_set2_2016$Population.Group == "White"),1])

number_exemption_2017_male = length(exemption_set2_2017[which(exemption_set2_2017$Gender == "M"),1])
number_exemption_2017_female = length(exemption_set2_2017[which(exemption_set2_2017$Gender == "F"),1])
number_exemption_2017_black = length(exemption_set2_2017[which(exemption_set2_2017$Population.Group == "Black"),1])
number_exemption_2017_indian = length(exemption_set2_2017[which(exemption_set2_2017$Population.Group == "Indian"),1])
number_exemption_2017_white = length(exemption_set2_2017[which(exemption_set2_2017$Population.Group == "White"),1])

exemption_set2 = cbind(BUS2016H_data[1],BUS2016H_data[2], BUS2016H_data[6],BUS2016H_data[9], BUS2016H_data[11], BUS2016H_data[12], BUS2016H_data[14])

#creating the datasets for exam results for gender devision
exemption_set2_2012 = exemption_set2[which(exemption_set2$RegAcadYear=="2012"),][-1][-1]
exemption_set2_2013 = exemption_set2[which(exemption_set2$RegAcadYear=="2013"),][-1][-1]
exemption_set2_2014 = exemption_set2[which(exemption_set2$RegAcadYear=="2014"),][-1][-1]
exemption_set2_2015 = exemption_set2[which(exemption_set2$RegAcadYear=="2015"),][-1][-1]
exemption_set2_2016 = exemption_set2[which(exemption_set2$RegAcadYear=="2016"),][-1][-1]
exemption_set2_2017 = exemption_set2[which(exemption_set2$RegAcadYear=="2017"),][-1][-1]

obs_exemption_male_2012 = nrow(exemption_set2_2012[which(exemption_set2_2012$Gender=="M"),])
obs_exemption_female_2012 = nrow(exemption_set2_2012[which(exemption_set2_2012$Gender=="F"),])
obs_exemption_black_2012 = nrow(exemption_set2_2012[which(exemption_set2_2012$Population.Group=="Black"),])
obs_exemption_indian_2012 = nrow(exemption_set2_2012[which(exemption_set2_2012$Population.Group=="Indian"),])
obs_exemption_white_2012 = nrow(exemption_set2_2012[which(exemption_set2_2012$Population.Group=="White"),])

obs_exemption_male_2013 = nrow(exemption_set2_2013[which(exemption_set2_2012$Gender=="M"),])
obs_exemption_female_2013 = nrow(exemption_set2_2013[which(exemption_set2_2013$Gender=="F"),])
obs_exemption_black_2013 = nrow(exemption_set2_2013[which(exemption_set2_2013$Population.Group=="Black"),])
obs_exemption_indian_2013 = nrow(exemption_set2_2013[which(exemption_set2_2013$Population.Group=="Indian"),])
obs_exemption_white_2013 = nrow(exemption_set2_2013[which(exemption_set2_2013$Population.Group=="White"),])

obs_exemption_male_2014 = nrow(exemption_set2_2014[which(exemption_set2_2014$Gender=="M"),])
obs_exemption_female_2014 = nrow(exemption_set2_2014[which(exemption_set2_2014$Gender=="F"),])
obs_exemption_black_2014 = nrow(exemption_set2_2014[which(exemption_set2_2014$Population.Group=="Black"),])
obs_exemption_indian_2014 = nrow(exemption_set2_2014[which(exemption_set2_2014$Population.Group=="Indian"),])
obs_exemption_white_2014 = nrow(exemption_set2_2014[which(exemption_set2_2014$Population.Group=="White"),])

obs_exemption_male_2015 = nrow(exemption_set2_2015[which(exemption_set2_2015$Gender=="M"),])
obs_exemption_female_2015 = nrow(exemption_set2_2015[which(exemption_set2_2015$Gender=="F"),])
obs_exemption_black_2015 = nrow(exemption_set2_2015[which(exemption_set2_2015$Population.Group=="Black"),])
obs_exemption_indian_2015 = nrow(exemption_set2_2015[which(exemption_set2_2015$Population.Group=="Indian"),])
obs_exemption_white_2015 = nrow(exemption_set2_2015[which(exemption_set2_2015$Population.Group=="White"),])

obs_exemption_male_2016 = nrow(exemption_set2_2016[which(exemption_set2_2016$Gender=="M"),])
obs_exemption_female_2016 = nrow(exemption_set2_2016[which(exemption_set2_2016$Gender=="F"),])
obs_exemption_black_2016 = nrow(exemption_set2_2016[which(exemption_set2_2016$Population.Group=="Black"),])
obs_exemption_indian_2016 = nrow(exemption_set2_2016[which(exemption_set2_2016$Population.Group=="Indian"),])
obs_exemption_white_2016 = nrow(exemption_set2_2016[which(exemption_set2_2016$Population.Group=="White"),])

obs_exemption_male_2017 = nrow(exemption_set2_2017[which(exemption_set2_2017$Gender=="M"),])
obs_exemption_female_2017 = nrow(exemption_set2_2017[which(exemption_set2_2017$Gender=="F"),])
obs_exemption_black_2017 = nrow(exemption_set2_2017[which(exemption_set2_2017$Population.Group=="Black"),])
obs_exemption_indian_2017 = nrow(exemption_set2_2017[which(exemption_set2_2017$Population.Group=="Indian"),])
obs_exemption_white_2017 = nrow(exemption_set2_2017[which(exemption_set2_2017$Population.Group=="White"),])

prop_exemption_male_2012 = number_exemption_2012_male/obs_exemption_male_2012
prop_exemption_female_2012 = number_exemption_2012_female/obs_exemption_female_2012
prop_exemption_black_2012 = number_exemption_2012_black/obs_exemption_black_2012
prop_exemption_indian_2012 = number_exemption_2012_indian/obs_exemption_indian_2012
prop_exemption_white_2012 = number_exemption_2012_white/obs_exemption_white_2012

prop_exemption_male_2013 = number_exemption_2013_male/obs_exemption_male_2013
prop_exemption_female_2013 = number_exemption_2013_female/obs_exemption_female_2013
prop_exemption_black_2013 = number_exemption_2013_black/obs_exemption_black_2013
prop_exemption_indian_2013 = number_exemption_2013_indian/obs_exemption_indian_2013
prop_exemption_white_2013 = number_exemption_2013_white/obs_exemption_white_2013

prop_exemption_male_2014 = number_exemption_2014_male/obs_exemption_male_2014
prop_exemption_female_2014 = number_exemption_2014_female/obs_exemption_female_2014
prop_exemption_black_2014 = number_exemption_2014_black/obs_exemption_black_2014
prop_exemption_indian_2014 = number_exemption_2014_indian/obs_exemption_indian_2014
prop_exemption_white_2014 = number_exemption_2014_white/obs_exemption_white_2014

prop_exemption_male_2015 = number_exemption_2015_male/obs_exemption_male_2015
prop_exemption_female_2015 = number_exemption_2015_female/obs_exemption_female_2015
prop_exemption_black_2015 = number_exemption_2015_black/obs_exemption_black_2015
prop_exemption_indian_2015 = number_exemption_2015_indian/obs_exemption_indian_2015
prop_exemption_white_2015 = number_exemption_2015_white/obs_exemption_white_2015

prop_exemption_male_2016 = number_exemption_2016_male/obs_exemption_male_2016
prop_exemption_female_2016 = number_exemption_2016_female/obs_exemption_female_2016
prop_exemption_black_2016 = number_exemption_2016_black/obs_exemption_black_2016
prop_exemption_indian_2016 = number_exemption_2016_indian/obs_exemption_indian_2016
prop_exemption_white_2016 = number_exemption_2016_white/obs_exemption_white_2016

prop_exemption_male_2017 = number_exemption_2017_male/obs_exemption_male_2017
prop_exemption_female_2017 = number_exemption_2017_female/obs_exemption_female_2017
prop_exemption_black_2017 = number_exemption_2017_black/obs_exemption_black_2017
prop_exemption_indian_2017 = number_exemption_2017_indian/obs_exemption_indian_2017
prop_exemption_white_2017 = number_exemption_2017_white/obs_exemption_white_2017

#plotting exemption graphs
year = cbind(2012,2013,2014,2015,2016,2017)

total_number_exemptions_male = cbind(number_exemption_2012_male,number_exemption_2013_male,number_exemption_2014_male,number_exemption_2015_male,number_exemption_2016_male,number_exemption_2017_male)
total_number_exemptions_female = cbind(number_exemption_2012_female,number_exemption_2013_female,number_exemption_2014_female,number_exemption_2015_female,number_exemption_2016_female,number_exemption_2017_female)
total_number_exemptions_black = cbind(number_exemption_2012_black,number_exemption_2013_black,number_exemption_2014_black,number_exemption_2015_black,number_exemption_2016_black,number_exemption_2017_black)
total_number_exemptions_indian = cbind(number_exemption_2012_indian,number_exemption_2013_indian,number_exemption_2014_indian,number_exemption_2015_indian,number_exemption_2016_indian,number_exemption_2017_indian)
total_number_exemptions_white = cbind(number_exemption_2012_white,number_exemption_2013_white,number_exemption_2014_white,number_exemption_2015_white,number_exemption_2016_white,number_exemption_2017_white)

total_prop_exemptions_male = cbind(prop_exemption_male_2012,prop_exemption_male_2013,prop_exemption_male_2014,prop_exemption_male_2015,prop_exemption_male_2016,prop_exemption_male_2017)
total_prop_exemptions_female = cbind(prop_exemption_female_2012,prop_exemption_female_2013,prop_exemption_female_2014,prop_exemption_female_2015,prop_exemption_female_2016,prop_exemption_female_2017)
total_prop_exemptions_black = cbind(prop_exemption_black_2012,prop_exemption_black_2013,prop_exemption_black_2014,prop_exemption_black_2015,prop_exemption_black_2016,prop_exemption_black_2017)
total_prop_exemptions_indian = cbind(prop_exemption_indian_2012,prop_exemption_indian_2013,prop_exemption_indian_2014,prop_exemption_indian_2015,prop_exemption_indian_2016,prop_exemption_indian_2017)
total_prop_exemptions_white = cbind(prop_exemption_white_2012,prop_exemption_white_2013,prop_exemption_white_2014,prop_exemption_white_2015,prop_exemption_white_2016,prop_exemption_white_2017)

par(mfrow=c(1,2))
plot(year, total_number_exemptions_male, type = "h", ylim=c(0, 30))
plot(year, total_prop_exemptions_male, type = "h", ylim=c(0, .8))

plot(year, total_number_exemptions_female, type = "h", ylim=c(0, 15))
plot(year, total_prop_exemptions_female, type = "h", ylim=c(0, .6))

plot(year, total_number_exemptions_black, type = "h", ylim=c(0, 10))
plot(year, total_prop_exemptions_black, type = "h", ylim=c(0, .6))

plot(year, total_number_exemptions_indian, type = "h", ylim=c(0, 10))
plot(year, total_prop_exemptions_indian, type = "h", ylim=c(0, .8))

plot(year, total_number_exemptions_white, type = "h", ylim=c(0, 25))
plot(year, total_prop_exemptions_white, type = "h", ylim=c(0, .8))



#conclusion graphs
par(mfrow=c(1,2))
plot(male_average~years,type = "p",pch=2,ylim=c(45,70))
points(female_average~years,pch=15)
points(total_average~years)

par(mfrow=c(2,2))
plot(years, total_number_exemptions_male, type = "h", ylim=c(0, 30))
plot(years, total_prop_exemptions_male, type = "h", ylim=c(0, .8))
plot(male_average~years, type = "p",pch=2,ylim=c(45,74))
plot(total_number_male~years, type = "p",pch=2, ylim=c(0,max(total_number_male)+5))

plot(years, total_number_exemptions_female, type = "h", ylim=c(0, 15))
plot(years, total_prop_exemptions_female, type = "h", ylim=c(0, .6))
plot(female_average~years, type = "p",pch=2,ylim=c(45,74))
plot(total_number_female~years, type = "p",pch=2, ylim=c(0,max(total_number_female)+5))

plot(years, total_number_exemptions_black, type = "h", ylim=c(0, 10))
plot(years, total_prop_exemptions_black, type = "h", ylim=c(0, .6))
plot(black_average~years,type = "p",pch=2,ylim=c(45,74))
plot(black_number~years,type = "p",pch=2, ylim=c(0,max(black_number)+5))

plot(years, total_number_exemptions_indian, type = "h", ylim=c(0, 10))
plot(years, total_prop_exemptions_indian, type = "h", ylim=c(0, .8))
plot(indian_average~years,type = "p",pch=2,ylim=c(45,74))
plot(indian_number~years,type = "p",pch=2, ylim=c(0,max(indian_number)+5))

plot(years, total_number_exemptions_white, type = "h", ylim=c(0, 25))
plot(years, total_prop_exemptions_white, type = "h", ylim=c(0, .8))
plot(white_average~years,type = "p",pch=2,ylim=c(45,74))
plot(white_number~years,type = "p",pch=2 , ylim=c(0,max(white_number)+5))
